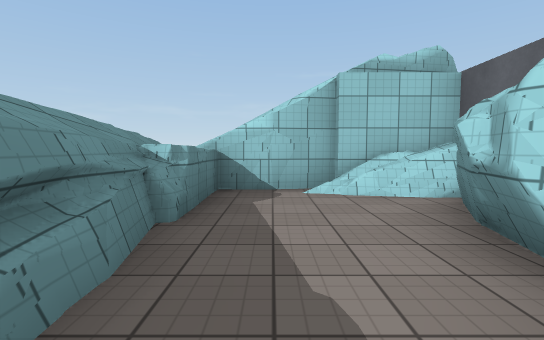
view 1 (above)

17 first-person views from a walk through a Unity game level. The camera is 1.3 m above the floor, tilts 4° down and sees 85° across. The floor is counted in squares, 2 m on a side. Each view is taken from the middle of a square. On the plan, view 1 faces up. The plan holds only what a view shows up to about 9 squares ahead; the rest is blank. The place goes on beyond the plan. The player is left out. Some animated figures are left out. Surface patterns are stand-ins for the level's own textures.

view 2
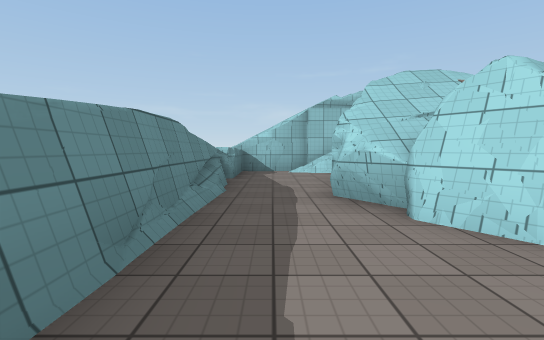

view 3
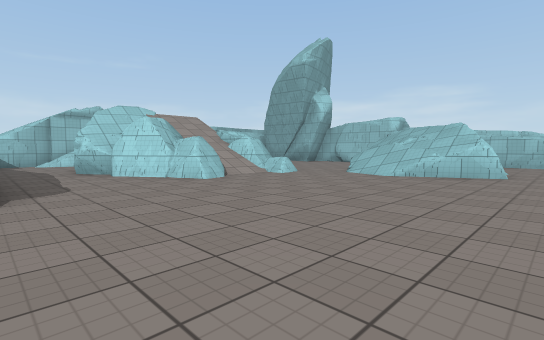

view 4
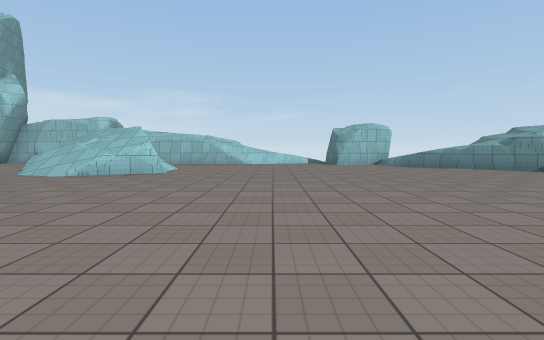

view 5
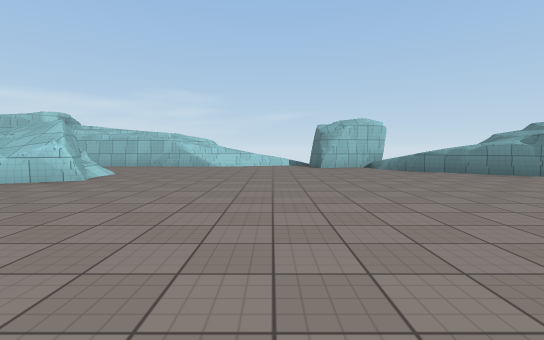

view 6
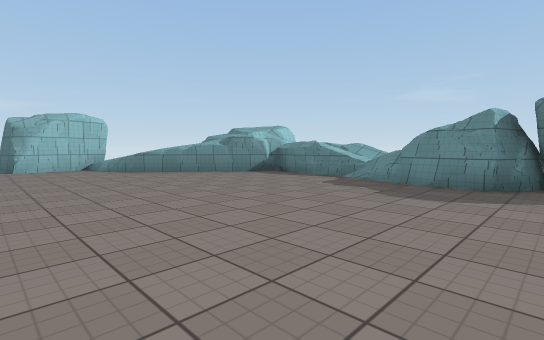

view 7
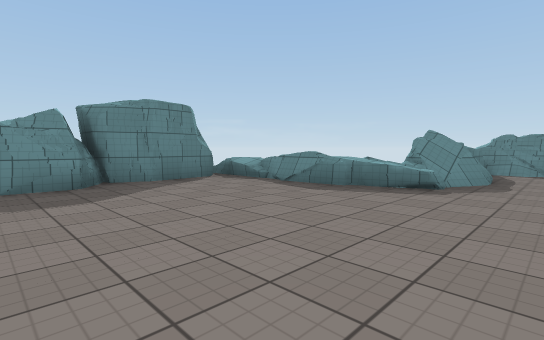

view 8
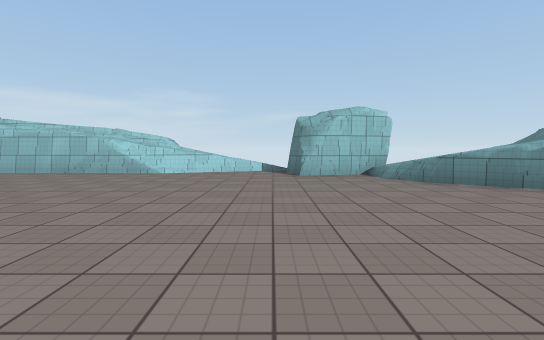

view 9
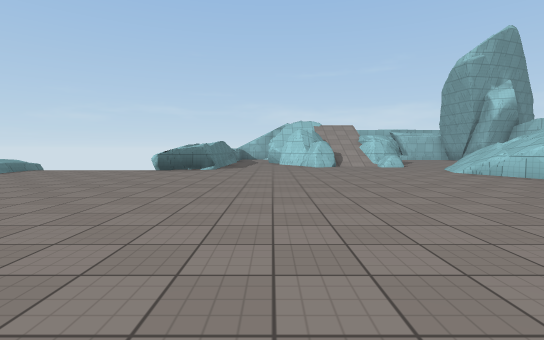

view 10
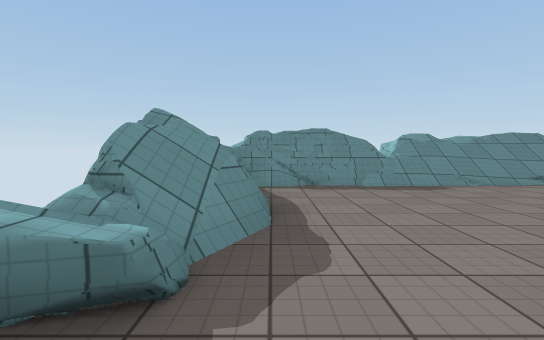

view 11
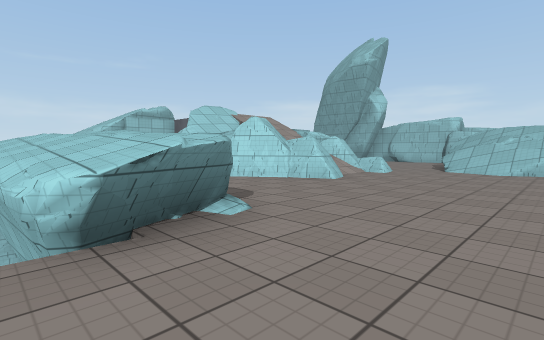

view 12
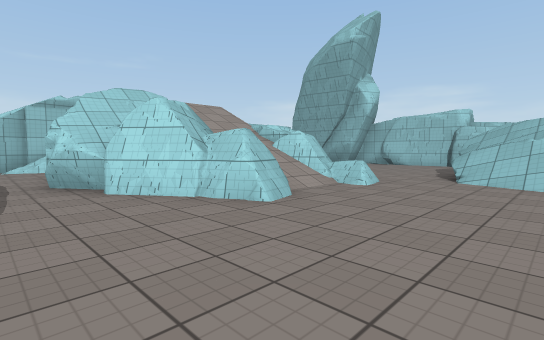

view 13
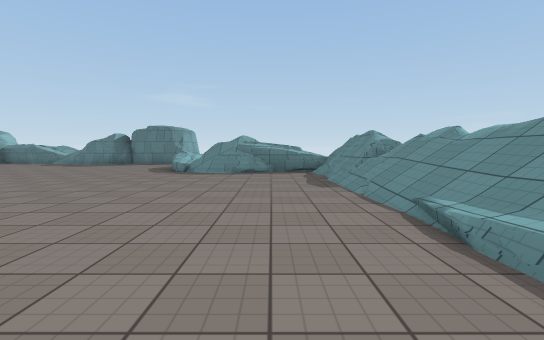

view 14
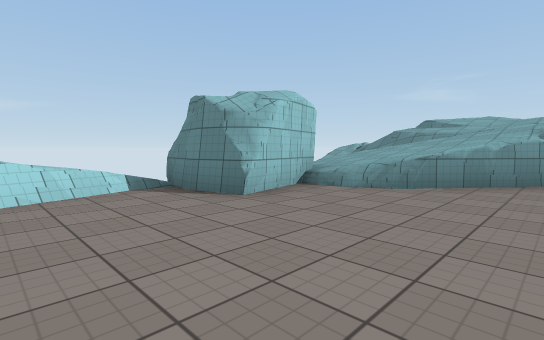

view 15
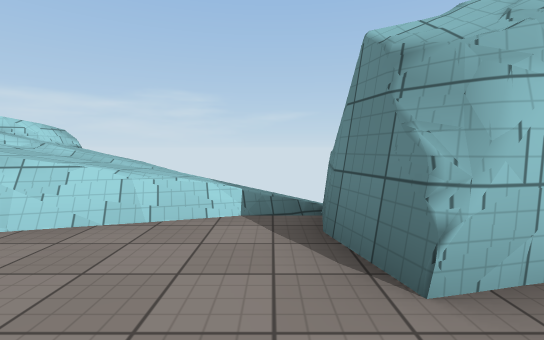

view 16
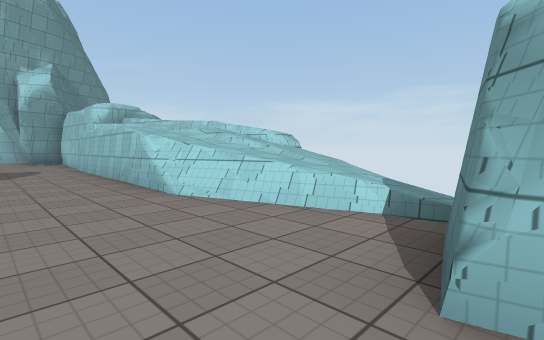

view 17
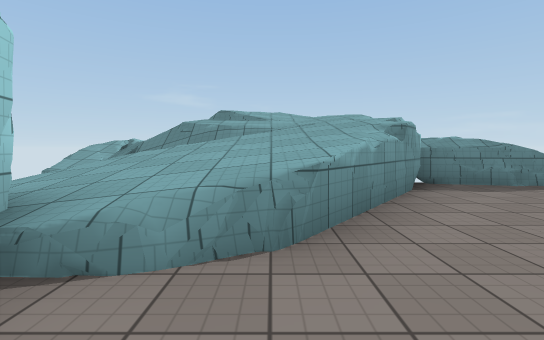

### Floor plan
Key: @ floor where view 1 was taken; # wall or solid block; x gap in a wall; . main floor; : floor 0.75 m higher than the main floor; + floor 1 m higher than the main floor; * floor 1.5 m higher than the main floor; % floor 1.75 m higher than the main floor; - floor 6.75 m lower than the main floor; / step, stairs or slope; = window, fence, low wall or low ledge; ^ raised ledge; v drop or lower ground; O other object.
Columns run from 8 left of view 1 to 16 right of it. Each row starts with its distance up from view 1.
  6           =
  5        x#O=#
  4       %*..=#
  3       %#..##
  2       %=..#
  1        =..////
  0        =@#  //
 -1      -*x.##=/=#
 -2      -*=..#^/=# ..
 -3      +*=...#.#/......
 -4      x #.......// ...#
 -5  /....##.......//=...#
 -6  /............=///...#
 -7   ............./=#...#
 -8 v/.............#/...##
 -9 v/..................#####
-10 v/..................#^^^
-11 =/...................^^^
-12 ##...................^^^
-13  #...................^^
-14  #..................##^
-15  ^####=.............#
-16       =...........^^#
-17       =..........^^^^^
-18       #..........^^^^^
-19      OO...#==...# ^^^^^
-20       O###= :+#=^^^^^^^
-21             v   ^^^# ^^
-22                  ^

Where each view was taken, in squares from view 1:
view 1: 0 up, 0 right, facing up
view 2: 4 down, 0 right, facing up
view 3: 9 down, 1 left, facing up-right
view 4: 11 down, 1 left, facing right
view 5: 12 down, 1 right, facing right
view 6: 13 down, 1 right, facing down-right
view 7: 13 down, 3 right, facing down-left
view 8: 13 down, 4 right, facing right
view 9: 14 down, 1 right, facing up
view 10: 14 down, 1 left, facing left
view 11: 7 down, 3 left, facing up-right
view 12: 6 down, 0 right, facing up-right
view 13: 6 down, 5 left, facing down
view 14: 11 down, 8 right, facing down-right
view 15: 13 down, 10 right, facing right
view 16: 14 down, 10 right, facing up-right
view 17: 14 down, 10 right, facing down
